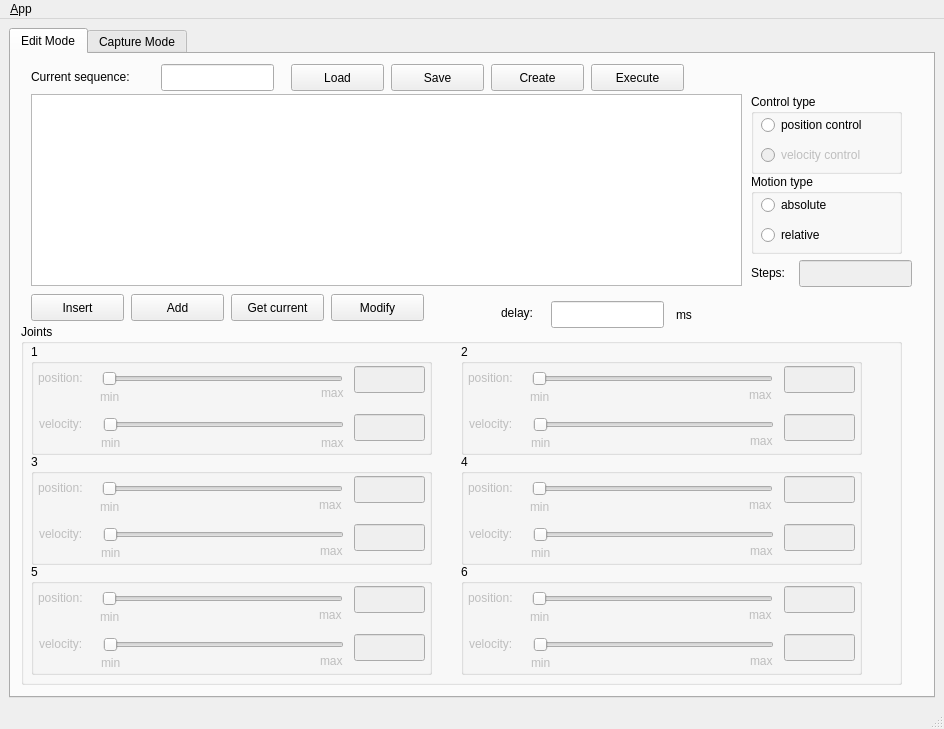
<?xml version="1.0" encoding="UTF-8"?>
<ui version="4.0">
 <class>MainWindowDesign</class>
 <widget class="QMainWindow" name="MainWindowDesign">
  <property name="geometry">
   <rect>
    <x>0</x>
    <y>0</y>
    <width>944</width>
    <height>729</height>
   </rect>
  </property>
  <property name="windowTitle">
   <string>Sequence Editor</string>
  </property>
  <property name="windowIcon">
   <iconset>
    <normaloff>:/images/icon.png</normaloff>:/images/icon.png</iconset>
  </property>
  <property name="locale">
   <locale language="English" country="Australia"/>
  </property>
  <widget class="QWidget" name="centralwidget">
   <layout class="QHBoxLayout">
    <item>
     <widget class="QTabWidget" name="tabs">
      <property name="currentIndex">
       <number>0</number>
      </property>
      <widget class="QWidget" name="edit_mode">
       <attribute name="title">
        <string>Edit Mode</string>
       </attribute>
       <widget class="QTableWidget" name="motion_steps">
        <property name="geometry">
         <rect>
          <x>20</x>
          <y>40</y>
          <width>711</width>
          <height>192</height>
         </rect>
        </property>
        <property name="rowCount">
         <number>0</number>
        </property>
        <property name="columnCount">
         <number>0</number>
        </property>
       </widget>
       <widget class="QLabel" name="label_4">
        <property name="geometry">
         <rect>
          <x>20</x>
          <y>14</y>
          <width>131</width>
          <height>17</height>
         </rect>
        </property>
        <property name="text">
         <string>Current sequence:</string>
        </property>
       </widget>
       <widget class="QLineEdit" name="sequence_name">
        <property name="geometry">
         <rect>
          <x>150</x>
          <y>10</y>
          <width>113</width>
          <height>27</height>
         </rect>
        </property>
       </widget>
       <widget class="QPushButton" name="load_sequence">
        <property name="geometry">
         <rect>
          <x>280</x>
          <y>10</y>
          <width>93</width>
          <height>27</height>
         </rect>
        </property>
        <property name="text">
         <string>Load</string>
        </property>
       </widget>
       <widget class="QPushButton" name="save_sequence">
        <property name="geometry">
         <rect>
          <x>380</x>
          <y>10</y>
          <width>93</width>
          <height>27</height>
         </rect>
        </property>
        <property name="text">
         <string>Save</string>
        </property>
       </widget>
       <widget class="QPushButton" name="create_sequence">
        <property name="geometry">
         <rect>
          <x>480</x>
          <y>10</y>
          <width>93</width>
          <height>27</height>
         </rect>
        </property>
        <property name="text">
         <string>Create</string>
        </property>
       </widget>
       <widget class="QGroupBox" name="groupBox_2">
        <property name="geometry">
         <rect>
          <x>740</x>
          <y>40</y>
          <width>151</width>
          <height>80</height>
         </rect>
        </property>
        <property name="title">
         <string>Control type</string>
        </property>
        <property name="flat">
         <bool>false</bool>
        </property>
        <widget class="QRadioButton" name="position_control">
         <property name="geometry">
          <rect>
           <x>10</x>
           <y>20</y>
           <width>131</width>
           <height>22</height>
          </rect>
         </property>
         <property name="text">
          <string>position control</string>
         </property>
        </widget>
        <widget class="QRadioButton" name="velocity_control">
         <property name="enabled">
          <bool>false</bool>
         </property>
         <property name="geometry">
          <rect>
           <x>10</x>
           <y>50</y>
           <width>131</width>
           <height>22</height>
          </rect>
         </property>
         <property name="text">
          <string>velocity control</string>
         </property>
        </widget>
       </widget>
       <widget class="QGroupBox" name="groupBox_3">
        <property name="geometry">
         <rect>
          <x>740</x>
          <y>120</y>
          <width>151</width>
          <height>80</height>
         </rect>
        </property>
        <property name="title">
         <string>Motion type</string>
        </property>
        <property name="flat">
         <bool>false</bool>
        </property>
        <widget class="QRadioButton" name="absolute_motion">
         <property name="geometry">
          <rect>
           <x>10</x>
           <y>20</y>
           <width>131</width>
           <height>22</height>
          </rect>
         </property>
         <property name="text">
          <string>absolute</string>
         </property>
        </widget>
        <widget class="QRadioButton" name="relative_motion">
         <property name="geometry">
          <rect>
           <x>10</x>
           <y>50</y>
           <width>131</width>
           <height>22</height>
          </rect>
         </property>
         <property name="text">
          <string>relative</string>
         </property>
        </widget>
       </widget>
       <widget class="QLabel" name="label_5">
        <property name="geometry">
         <rect>
          <x>740</x>
          <y>210</y>
          <width>41</width>
          <height>17</height>
         </rect>
        </property>
        <property name="text">
         <string>Steps:</string>
        </property>
       </widget>
       <widget class="QLineEdit" name="num_steps">
        <property name="enabled">
         <bool>false</bool>
        </property>
        <property name="geometry">
         <rect>
          <x>788</x>
          <y>206</y>
          <width>113</width>
          <height>27</height>
         </rect>
        </property>
       </widget>
       <widget class="QPushButton" name="insert_step">
        <property name="geometry">
         <rect>
          <x>20</x>
          <y>240</y>
          <width>93</width>
          <height>27</height>
         </rect>
        </property>
        <property name="text">
         <string>Insert</string>
        </property>
       </widget>
       <widget class="QPushButton" name="add_step">
        <property name="geometry">
         <rect>
          <x>120</x>
          <y>240</y>
          <width>93</width>
          <height>27</height>
         </rect>
        </property>
        <property name="text">
         <string>Add</string>
        </property>
       </widget>
       <widget class="QGroupBox" name="joints">
        <property name="geometry">
         <rect>
          <x>10</x>
          <y>270</y>
          <width>881</width>
          <height>361</height>
         </rect>
        </property>
        <property name="title">
         <string>Joints</string>
        </property>
        <widget class="QGroupBox" name="joint_1">
         <property name="geometry">
          <rect>
           <x>10</x>
           <y>20</y>
           <width>401</width>
           <height>111</height>
          </rect>
         </property>
         <property name="title">
          <string>1</string>
         </property>
         <widget class="QSlider" name="desired_vel_1">
          <property name="enabled">
           <bool>false</bool>
          </property>
          <property name="geometry">
           <rect>
            <x>72</x>
            <y>72</y>
            <width>241</width>
            <height>18</height>
           </rect>
          </property>
          <property name="orientation">
           <enum>Qt::Horizontal</enum>
          </property>
         </widget>
         <widget class="QLabel" name="max_pos_text_1">
          <property name="enabled">
           <bool>false</bool>
          </property>
          <property name="geometry">
           <rect>
            <x>290</x>
            <y>40</y>
            <width>31</width>
            <height>17</height>
           </rect>
          </property>
          <property name="text">
           <string>max</string>
          </property>
         </widget>
         <widget class="QLabel" name="velocity_text_1">
          <property name="enabled">
           <bool>false</bool>
          </property>
          <property name="geometry">
           <rect>
            <x>8</x>
            <y>71</y>
            <width>61</width>
            <height>17</height>
           </rect>
          </property>
          <property name="text">
           <string>velocity:</string>
          </property>
         </widget>
         <widget class="QLineEdit" name="desired_pos_value_1">
          <property name="enabled">
           <bool>false</bool>
          </property>
          <property name="geometry">
           <rect>
            <x>323</x>
            <y>22</y>
            <width>71</width>
            <height>27</height>
           </rect>
          </property>
         </widget>
         <widget class="QLineEdit" name="desired_vel_value_1">
          <property name="enabled">
           <bool>false</bool>
          </property>
          <property name="geometry">
           <rect>
            <x>323</x>
            <y>70</y>
            <width>71</width>
            <height>27</height>
           </rect>
          </property>
         </widget>
         <widget class="QLabel" name="min_pos_text_1">
          <property name="enabled">
           <bool>false</bool>
          </property>
          <property name="geometry">
           <rect>
            <x>69</x>
            <y>44</y>
            <width>51</width>
            <height>17</height>
           </rect>
          </property>
          <property name="text">
           <string>min</string>
          </property>
          <property name="textFormat">
           <enum>Qt::AutoText</enum>
          </property>
         </widget>
         <widget class="QSlider" name="desired_pos_1">
          <property name="enabled">
           <bool>false</bool>
          </property>
          <property name="geometry">
           <rect>
            <x>71</x>
            <y>26</y>
            <width>241</width>
            <height>18</height>
           </rect>
          </property>
          <property name="orientation">
           <enum>Qt::Horizontal</enum>
          </property>
         </widget>
         <widget class="QLabel" name="max_vel_text_1">
          <property name="enabled">
           <bool>false</bool>
          </property>
          <property name="geometry">
           <rect>
            <x>290</x>
            <y>90</y>
            <width>31</width>
            <height>17</height>
           </rect>
          </property>
          <property name="text">
           <string>max</string>
          </property>
         </widget>
         <widget class="QLabel" name="position_text_1">
          <property name="enabled">
           <bool>false</bool>
          </property>
          <property name="geometry">
           <rect>
            <x>7</x>
            <y>25</y>
            <width>56</width>
            <height>17</height>
           </rect>
          </property>
          <property name="text">
           <string>position:</string>
          </property>
         </widget>
         <widget class="QLabel" name="min_vel_text_1">
          <property name="enabled">
           <bool>false</bool>
          </property>
          <property name="geometry">
           <rect>
            <x>70</x>
            <y>90</y>
            <width>41</width>
            <height>17</height>
           </rect>
          </property>
          <property name="text">
           <string>min</string>
          </property>
         </widget>
        </widget>
        <widget class="QGroupBox" name="joint_2">
         <property name="geometry">
          <rect>
           <x>440</x>
           <y>20</y>
           <width>401</width>
           <height>111</height>
          </rect>
         </property>
         <property name="title">
          <string>2</string>
         </property>
         <widget class="QSlider" name="desired_vel_2">
          <property name="enabled">
           <bool>false</bool>
          </property>
          <property name="geometry">
           <rect>
            <x>72</x>
            <y>72</y>
            <width>241</width>
            <height>18</height>
           </rect>
          </property>
          <property name="orientation">
           <enum>Qt::Horizontal</enum>
          </property>
         </widget>
         <widget class="QLabel" name="max_pos_text_2">
          <property name="enabled">
           <bool>false</bool>
          </property>
          <property name="geometry">
           <rect>
            <x>288</x>
            <y>42</y>
            <width>31</width>
            <height>17</height>
           </rect>
          </property>
          <property name="text">
           <string>max</string>
          </property>
         </widget>
         <widget class="QLabel" name="velocity_text_2">
          <property name="enabled">
           <bool>false</bool>
          </property>
          <property name="geometry">
           <rect>
            <x>8</x>
            <y>71</y>
            <width>61</width>
            <height>17</height>
           </rect>
          </property>
          <property name="text">
           <string>velocity:</string>
          </property>
         </widget>
         <widget class="QLineEdit" name="desired_pos_value_2">
          <property name="enabled">
           <bool>false</bool>
          </property>
          <property name="geometry">
           <rect>
            <x>323</x>
            <y>22</y>
            <width>71</width>
            <height>27</height>
           </rect>
          </property>
         </widget>
         <widget class="QLineEdit" name="desired_vel_value_2">
          <property name="enabled">
           <bool>false</bool>
          </property>
          <property name="geometry">
           <rect>
            <x>323</x>
            <y>70</y>
            <width>71</width>
            <height>27</height>
           </rect>
          </property>
         </widget>
         <widget class="QLabel" name="min_pos_text_2">
          <property name="enabled">
           <bool>false</bool>
          </property>
          <property name="geometry">
           <rect>
            <x>69</x>
            <y>44</y>
            <width>31</width>
            <height>17</height>
           </rect>
          </property>
          <property name="text">
           <string>min</string>
          </property>
         </widget>
         <widget class="QSlider" name="desired_pos_2">
          <property name="enabled">
           <bool>false</bool>
          </property>
          <property name="geometry">
           <rect>
            <x>71</x>
            <y>26</y>
            <width>241</width>
            <height>18</height>
           </rect>
          </property>
          <property name="orientation">
           <enum>Qt::Horizontal</enum>
          </property>
         </widget>
         <widget class="QLabel" name="max_vel_text_2">
          <property name="enabled">
           <bool>false</bool>
          </property>
          <property name="geometry">
           <rect>
            <x>289</x>
            <y>88</y>
            <width>31</width>
            <height>17</height>
           </rect>
          </property>
          <property name="text">
           <string>max</string>
          </property>
         </widget>
         <widget class="QLabel" name="position_text_2">
          <property name="enabled">
           <bool>false</bool>
          </property>
          <property name="geometry">
           <rect>
            <x>7</x>
            <y>25</y>
            <width>56</width>
            <height>17</height>
           </rect>
          </property>
          <property name="text">
           <string>position:</string>
          </property>
         </widget>
         <widget class="QLabel" name="min_vel_text_2">
          <property name="enabled">
           <bool>false</bool>
          </property>
          <property name="geometry">
           <rect>
            <x>70</x>
            <y>90</y>
            <width>31</width>
            <height>17</height>
           </rect>
          </property>
          <property name="text">
           <string>min</string>
          </property>
         </widget>
        </widget>
        <widget class="QGroupBox" name="joint_3">
         <property name="geometry">
          <rect>
           <x>10</x>
           <y>130</y>
           <width>401</width>
           <height>111</height>
          </rect>
         </property>
         <property name="title">
          <string>3</string>
         </property>
         <widget class="QSlider" name="desired_vel_5">
          <property name="enabled">
           <bool>false</bool>
          </property>
          <property name="geometry">
           <rect>
            <x>72</x>
            <y>72</y>
            <width>241</width>
            <height>18</height>
           </rect>
          </property>
          <property name="orientation">
           <enum>Qt::Horizontal</enum>
          </property>
         </widget>
         <widget class="QLabel" name="max_pos_text_5">
          <property name="enabled">
           <bool>false</bool>
          </property>
          <property name="geometry">
           <rect>
            <x>288</x>
            <y>42</y>
            <width>31</width>
            <height>17</height>
           </rect>
          </property>
          <property name="text">
           <string>max</string>
          </property>
         </widget>
         <widget class="QLabel" name="velocity_text_3">
          <property name="enabled">
           <bool>false</bool>
          </property>
          <property name="geometry">
           <rect>
            <x>8</x>
            <y>71</y>
            <width>61</width>
            <height>17</height>
           </rect>
          </property>
          <property name="text">
           <string>velocity:</string>
          </property>
         </widget>
         <widget class="QLineEdit" name="desired_pos_value_5">
          <property name="enabled">
           <bool>false</bool>
          </property>
          <property name="geometry">
           <rect>
            <x>323</x>
            <y>22</y>
            <width>71</width>
            <height>27</height>
           </rect>
          </property>
         </widget>
         <widget class="QLineEdit" name="desired_vel_value_5">
          <property name="enabled">
           <bool>false</bool>
          </property>
          <property name="geometry">
           <rect>
            <x>323</x>
            <y>70</y>
            <width>71</width>
            <height>27</height>
           </rect>
          </property>
         </widget>
         <widget class="QLabel" name="min_pos_text_5">
          <property name="enabled">
           <bool>false</bool>
          </property>
          <property name="geometry">
           <rect>
            <x>69</x>
            <y>44</y>
            <width>31</width>
            <height>17</height>
           </rect>
          </property>
          <property name="text">
           <string>min</string>
          </property>
         </widget>
         <widget class="QSlider" name="desired_pos_5">
          <property name="enabled">
           <bool>false</bool>
          </property>
          <property name="geometry">
           <rect>
            <x>71</x>
            <y>26</y>
            <width>241</width>
            <height>18</height>
           </rect>
          </property>
          <property name="orientation">
           <enum>Qt::Horizontal</enum>
          </property>
         </widget>
         <widget class="QLabel" name="max_vel_text_5">
          <property name="enabled">
           <bool>false</bool>
          </property>
          <property name="geometry">
           <rect>
            <x>289</x>
            <y>88</y>
            <width>31</width>
            <height>17</height>
           </rect>
          </property>
          <property name="text">
           <string>max</string>
          </property>
         </widget>
         <widget class="QLabel" name="position_text_3">
          <property name="enabled">
           <bool>false</bool>
          </property>
          <property name="geometry">
           <rect>
            <x>7</x>
            <y>25</y>
            <width>56</width>
            <height>17</height>
           </rect>
          </property>
          <property name="text">
           <string>position:</string>
          </property>
         </widget>
         <widget class="QLabel" name="min_vel_text_5">
          <property name="enabled">
           <bool>false</bool>
          </property>
          <property name="geometry">
           <rect>
            <x>70</x>
            <y>90</y>
            <width>31</width>
            <height>17</height>
           </rect>
          </property>
          <property name="text">
           <string>min</string>
          </property>
         </widget>
        </widget>
        <widget class="QGroupBox" name="joint_4">
         <property name="geometry">
          <rect>
           <x>440</x>
           <y>130</y>
           <width>401</width>
           <height>111</height>
          </rect>
         </property>
         <property name="title">
          <string>4</string>
         </property>
         <widget class="QSlider" name="desired_vel_6">
          <property name="enabled">
           <bool>false</bool>
          </property>
          <property name="geometry">
           <rect>
            <x>72</x>
            <y>72</y>
            <width>241</width>
            <height>18</height>
           </rect>
          </property>
          <property name="orientation">
           <enum>Qt::Horizontal</enum>
          </property>
         </widget>
         <widget class="QLabel" name="max_pos_text_6">
          <property name="enabled">
           <bool>false</bool>
          </property>
          <property name="geometry">
           <rect>
            <x>288</x>
            <y>42</y>
            <width>31</width>
            <height>17</height>
           </rect>
          </property>
          <property name="text">
           <string>max</string>
          </property>
         </widget>
         <widget class="QLabel" name="velocity_text_4">
          <property name="enabled">
           <bool>false</bool>
          </property>
          <property name="geometry">
           <rect>
            <x>8</x>
            <y>71</y>
            <width>61</width>
            <height>17</height>
           </rect>
          </property>
          <property name="text">
           <string>velocity:</string>
          </property>
         </widget>
         <widget class="QLineEdit" name="desired_pos_value_6">
          <property name="enabled">
           <bool>false</bool>
          </property>
          <property name="geometry">
           <rect>
            <x>323</x>
            <y>22</y>
            <width>71</width>
            <height>27</height>
           </rect>
          </property>
         </widget>
         <widget class="QLineEdit" name="desired_vel_value_6">
          <property name="enabled">
           <bool>false</bool>
          </property>
          <property name="geometry">
           <rect>
            <x>323</x>
            <y>70</y>
            <width>71</width>
            <height>27</height>
           </rect>
          </property>
         </widget>
         <widget class="QLabel" name="min_pos_text_6">
          <property name="enabled">
           <bool>false</bool>
          </property>
          <property name="geometry">
           <rect>
            <x>69</x>
            <y>44</y>
            <width>31</width>
            <height>17</height>
           </rect>
          </property>
          <property name="text">
           <string>min</string>
          </property>
         </widget>
         <widget class="QSlider" name="desired_pos_6">
          <property name="enabled">
           <bool>false</bool>
          </property>
          <property name="geometry">
           <rect>
            <x>71</x>
            <y>26</y>
            <width>241</width>
            <height>18</height>
           </rect>
          </property>
          <property name="orientation">
           <enum>Qt::Horizontal</enum>
          </property>
         </widget>
         <widget class="QLabel" name="max_vel_text_6">
          <property name="enabled">
           <bool>false</bool>
          </property>
          <property name="geometry">
           <rect>
            <x>289</x>
            <y>88</y>
            <width>31</width>
            <height>17</height>
           </rect>
          </property>
          <property name="text">
           <string>max</string>
          </property>
         </widget>
         <widget class="QLabel" name="position_text_4">
          <property name="enabled">
           <bool>false</bool>
          </property>
          <property name="geometry">
           <rect>
            <x>7</x>
            <y>25</y>
            <width>56</width>
            <height>17</height>
           </rect>
          </property>
          <property name="text">
           <string>position:</string>
          </property>
         </widget>
         <widget class="QLabel" name="min_vel_text_6">
          <property name="enabled">
           <bool>false</bool>
          </property>
          <property name="geometry">
           <rect>
            <x>70</x>
            <y>90</y>
            <width>31</width>
            <height>17</height>
           </rect>
          </property>
          <property name="text">
           <string>min</string>
          </property>
         </widget>
        </widget>
        <widget class="QGroupBox" name="joint_5">
         <property name="geometry">
          <rect>
           <x>10</x>
           <y>240</y>
           <width>401</width>
           <height>111</height>
          </rect>
         </property>
         <property name="title">
          <string>5</string>
         </property>
         <widget class="QSlider" name="desired_vel_7">
          <property name="enabled">
           <bool>false</bool>
          </property>
          <property name="geometry">
           <rect>
            <x>72</x>
            <y>72</y>
            <width>241</width>
            <height>18</height>
           </rect>
          </property>
          <property name="orientation">
           <enum>Qt::Horizontal</enum>
          </property>
         </widget>
         <widget class="QLabel" name="max_pos_text_7">
          <property name="enabled">
           <bool>false</bool>
          </property>
          <property name="geometry">
           <rect>
            <x>288</x>
            <y>42</y>
            <width>31</width>
            <height>17</height>
           </rect>
          </property>
          <property name="text">
           <string>max</string>
          </property>
         </widget>
         <widget class="QLabel" name="velocity_text_5">
          <property name="enabled">
           <bool>false</bool>
          </property>
          <property name="geometry">
           <rect>
            <x>8</x>
            <y>71</y>
            <width>61</width>
            <height>17</height>
           </rect>
          </property>
          <property name="text">
           <string>velocity:</string>
          </property>
         </widget>
         <widget class="QLineEdit" name="desired_pos_value_7">
          <property name="enabled">
           <bool>false</bool>
          </property>
          <property name="geometry">
           <rect>
            <x>323</x>
            <y>22</y>
            <width>71</width>
            <height>27</height>
           </rect>
          </property>
         </widget>
         <widget class="QLineEdit" name="desired_vel_value_7">
          <property name="enabled">
           <bool>false</bool>
          </property>
          <property name="geometry">
           <rect>
            <x>323</x>
            <y>70</y>
            <width>71</width>
            <height>27</height>
           </rect>
          </property>
         </widget>
         <widget class="QLabel" name="min_pos_text_7">
          <property name="enabled">
           <bool>false</bool>
          </property>
          <property name="geometry">
           <rect>
            <x>69</x>
            <y>44</y>
            <width>31</width>
            <height>17</height>
           </rect>
          </property>
          <property name="text">
           <string>min</string>
          </property>
         </widget>
         <widget class="QSlider" name="desired_pos_7">
          <property name="enabled">
           <bool>false</bool>
          </property>
          <property name="geometry">
           <rect>
            <x>71</x>
            <y>26</y>
            <width>241</width>
            <height>18</height>
           </rect>
          </property>
          <property name="orientation">
           <enum>Qt::Horizontal</enum>
          </property>
         </widget>
         <widget class="QLabel" name="max_vel_text_7">
          <property name="enabled">
           <bool>false</bool>
          </property>
          <property name="geometry">
           <rect>
            <x>289</x>
            <y>88</y>
            <width>31</width>
            <height>17</height>
           </rect>
          </property>
          <property name="text">
           <string>max</string>
          </property>
         </widget>
         <widget class="QLabel" name="position_text_5">
          <property name="enabled">
           <bool>false</bool>
          </property>
          <property name="geometry">
           <rect>
            <x>7</x>
            <y>25</y>
            <width>56</width>
            <height>17</height>
           </rect>
          </property>
          <property name="text">
           <string>position:</string>
          </property>
         </widget>
         <widget class="QLabel" name="min_vel_text_7">
          <property name="enabled">
           <bool>false</bool>
          </property>
          <property name="geometry">
           <rect>
            <x>70</x>
            <y>90</y>
            <width>31</width>
            <height>17</height>
           </rect>
          </property>
          <property name="text">
           <string>min</string>
          </property>
         </widget>
        </widget>
        <widget class="QGroupBox" name="joint_6">
         <property name="geometry">
          <rect>
           <x>440</x>
           <y>240</y>
           <width>401</width>
           <height>111</height>
          </rect>
         </property>
         <property name="title">
          <string>6</string>
         </property>
         <widget class="QSlider" name="desired_vel_8">
          <property name="enabled">
           <bool>false</bool>
          </property>
          <property name="geometry">
           <rect>
            <x>72</x>
            <y>72</y>
            <width>241</width>
            <height>18</height>
           </rect>
          </property>
          <property name="orientation">
           <enum>Qt::Horizontal</enum>
          </property>
         </widget>
         <widget class="QLabel" name="max_pos_text_8">
          <property name="enabled">
           <bool>false</bool>
          </property>
          <property name="geometry">
           <rect>
            <x>288</x>
            <y>42</y>
            <width>31</width>
            <height>17</height>
           </rect>
          </property>
          <property name="text">
           <string>max</string>
          </property>
         </widget>
         <widget class="QLabel" name="velocity_text_6">
          <property name="enabled">
           <bool>false</bool>
          </property>
          <property name="geometry">
           <rect>
            <x>8</x>
            <y>71</y>
            <width>61</width>
            <height>17</height>
           </rect>
          </property>
          <property name="text">
           <string>velocity:</string>
          </property>
         </widget>
         <widget class="QLineEdit" name="desired_pos_value_8">
          <property name="enabled">
           <bool>false</bool>
          </property>
          <property name="geometry">
           <rect>
            <x>323</x>
            <y>22</y>
            <width>71</width>
            <height>27</height>
           </rect>
          </property>
         </widget>
         <widget class="QLineEdit" name="desired_vel_value_8">
          <property name="enabled">
           <bool>false</bool>
          </property>
          <property name="geometry">
           <rect>
            <x>323</x>
            <y>70</y>
            <width>71</width>
            <height>27</height>
           </rect>
          </property>
         </widget>
         <widget class="QLabel" name="min_pos_text_8">
          <property name="enabled">
           <bool>false</bool>
          </property>
          <property name="geometry">
           <rect>
            <x>69</x>
            <y>44</y>
            <width>31</width>
            <height>17</height>
           </rect>
          </property>
          <property name="text">
           <string>min</string>
          </property>
         </widget>
         <widget class="QSlider" name="desired_pos_8">
          <property name="enabled">
           <bool>false</bool>
          </property>
          <property name="geometry">
           <rect>
            <x>71</x>
            <y>26</y>
            <width>241</width>
            <height>18</height>
           </rect>
          </property>
          <property name="orientation">
           <enum>Qt::Horizontal</enum>
          </property>
         </widget>
         <widget class="QLabel" name="max_vel_text_8">
          <property name="enabled">
           <bool>false</bool>
          </property>
          <property name="geometry">
           <rect>
            <x>289</x>
            <y>88</y>
            <width>31</width>
            <height>17</height>
           </rect>
          </property>
          <property name="text">
           <string>max</string>
          </property>
         </widget>
         <widget class="QLabel" name="position_text_6">
          <property name="enabled">
           <bool>false</bool>
          </property>
          <property name="geometry">
           <rect>
            <x>7</x>
            <y>25</y>
            <width>56</width>
            <height>17</height>
           </rect>
          </property>
          <property name="text">
           <string>position:</string>
          </property>
         </widget>
         <widget class="QLabel" name="min_vel_text_8">
          <property name="enabled">
           <bool>false</bool>
          </property>
          <property name="geometry">
           <rect>
            <x>70</x>
            <y>90</y>
            <width>31</width>
            <height>17</height>
           </rect>
          </property>
          <property name="text">
           <string>min</string>
          </property>
         </widget>
        </widget>
       </widget>
       <widget class="QPushButton" name="get_current">
        <property name="geometry">
         <rect>
          <x>220</x>
          <y>240</y>
          <width>93</width>
          <height>27</height>
         </rect>
        </property>
        <property name="text">
         <string>Get current</string>
        </property>
       </widget>
       <widget class="QPushButton" name="execute_sequence">
        <property name="geometry">
         <rect>
          <x>580</x>
          <y>10</y>
          <width>93</width>
          <height>27</height>
         </rect>
        </property>
        <property name="text">
         <string>Execute</string>
        </property>
       </widget>
       <widget class="QPushButton" name="modify">
        <property name="geometry">
         <rect>
          <x>320</x>
          <y>240</y>
          <width>93</width>
          <height>27</height>
         </rect>
        </property>
        <property name="text">
         <string>Modify</string>
        </property>
       </widget>
       <widget class="QLabel" name="label">
        <property name="geometry">
         <rect>
          <x>490</x>
          <y>250</y>
          <width>41</width>
          <height>17</height>
         </rect>
        </property>
        <property name="text">
         <string>delay:</string>
        </property>
       </widget>
       <widget class="QLineEdit" name="delay">
        <property name="geometry">
         <rect>
          <x>540</x>
          <y>247</y>
          <width>113</width>
          <height>27</height>
         </rect>
        </property>
       </widget>
       <widget class="QLabel" name="label_2">
        <property name="geometry">
         <rect>
          <x>665</x>
          <y>252</y>
          <width>21</width>
          <height>17</height>
         </rect>
        </property>
        <property name="text">
         <string>ms</string>
        </property>
       </widget>
      </widget>
      <widget class="QWidget" name="capture_mode">
       <attribute name="title">
        <string>Capture Mode</string>
       </attribute>
      </widget>
     </widget>
    </item>
   </layout>
  </widget>
  <widget class="QMenuBar" name="menubar">
   <property name="geometry">
    <rect>
     <x>0</x>
     <y>0</y>
     <width>944</width>
     <height>23</height>
    </rect>
   </property>
   <widget class="QMenu" name="menu_File">
    <property name="title">
     <string>&amp;App</string>
    </property>
    <addaction name="action_Preferences"/>
    <addaction name="separator"/>
    <addaction name="actionAbout"/>
    <addaction name="actionAbout_Qt"/>
    <addaction name="separator"/>
    <addaction name="action_Quit"/>
   </widget>
   <addaction name="menu_File"/>
  </widget>
  <widget class="QStatusBar" name="statusbar"/>
  <action name="action_Quit">
   <property name="text">
    <string>&amp;Quit</string>
   </property>
   <property name="shortcut">
    <string>Ctrl+Q</string>
   </property>
   <property name="shortcutContext">
    <enum>Qt::ApplicationShortcut</enum>
   </property>
  </action>
  <action name="action_Preferences">
   <property name="text">
    <string>&amp;Preferences</string>
   </property>
  </action>
  <action name="actionAbout">
   <property name="text">
    <string>&amp;About</string>
   </property>
  </action>
  <action name="actionAbout_Qt">
   <property name="text">
    <string>About &amp;Qt</string>
   </property>
  </action>
 </widget>
 <resources>
  <include location="../resources/images.qrc"/>
 </resources>
 <connections>
  <connection>
   <sender>action_Quit</sender>
   <signal>triggered()</signal>
   <receiver>MainWindowDesign</receiver>
   <slot>close()</slot>
   <hints>
    <hint type="sourcelabel">
     <x>-1</x>
     <y>-1</y>
    </hint>
    <hint type="destinationlabel">
     <x>399</x>
     <y>299</y>
    </hint>
   </hints>
  </connection>
 </connections>
</ui>
